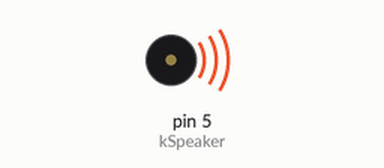
Recording of a sketch running on a simulated Arduino Uno, built with avr-gcc and run on an emulated ATmega328P. On the bench: buzzer (waves = sounding).

Above: at 0.5 s.
Timing chart, 0 to 3.0 s (numbered marks = the images above):
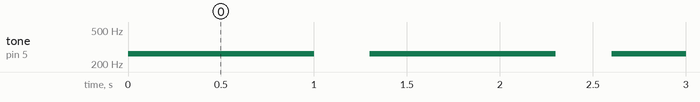

Measured:
- by itself, tone on pin 5 (kSpeaker): alternates 262 Hz for 1.0 s and silent for 0.30 s

The sketch:

sketch_may02a.ino
```cpp
/**

  Play tones


 **/

   #define NOTE_C4  262

   const int kSpeaker = 5; // adjust the pin if different from circuit


   void setup ()
   {
     pinMode (kSpeaker, OUTPUT);
   }

   void loop ()
   {
       tone (kSpeaker, NOTE_C4, 1000);
       delay(1000 * 1.3);
       /**
       Now You -- play a song or a scale, explore
       */
   }
```
